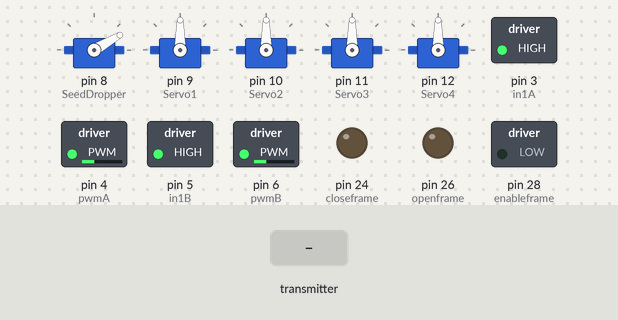
Bench run of a sketch on a simulated Arduino Mega 2560, built with avr-gcc and run on an emulated ATmega2560. Parts: 5 × servo, switched loads named in the sketch (green lamp = pin HIGH), output pins drawn as LEDs (lit = HIGH). The test bench sets the inputs (shaded band). What the sketch prints to the serial monitor is not drawn.

Above: at 1.2 s.
1.3 s: the transmitter starts sending readChannel.0 = 1000
At 2.2 s:
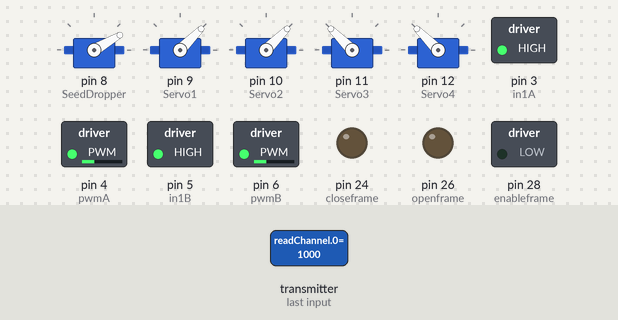
2.8 s: the transmitter starts sending readChannel.1 = 1000
At 4.0 s:
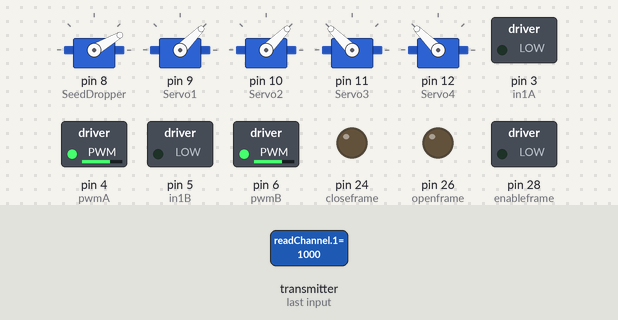
4.3 s: the transmitter starts sending readChannel.2 = 1000
At 4.9 s:
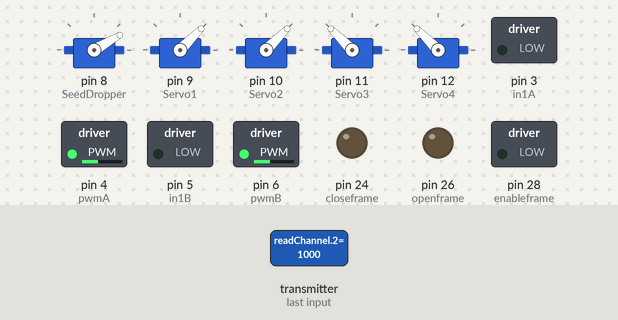
5.8 s: the transmitter starts sending readChannel.0 = 1500
At 6.7 s:
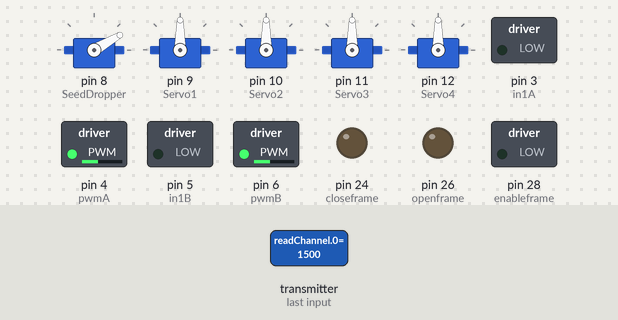
7.3 s: the transmitter starts sending readChannel.1 = 1250
At 8.5 s:
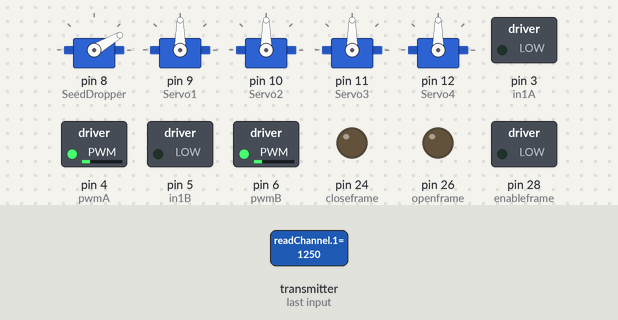
8.8 s: the transmitter starts sending readChannel.2 = 2000
At 9.3 s:
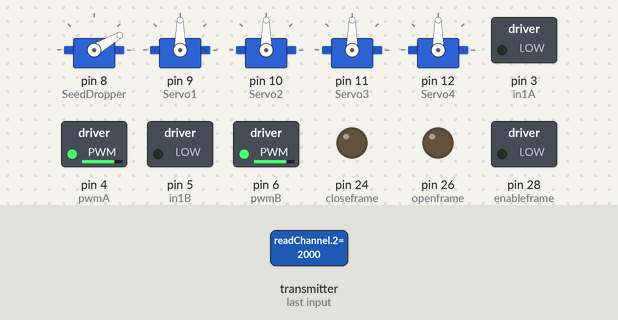
Timing chart, 0 to 11.3 s (numbered marks = the images above; inputs shaded):
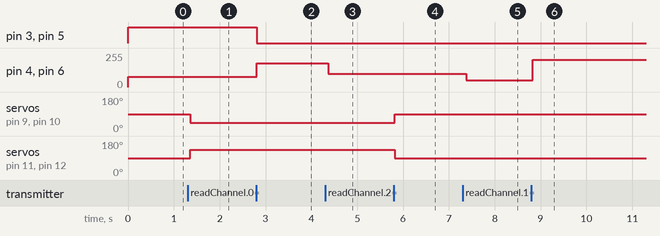

The sketch:

RC_Control.ino
```cpp
// Include iBus Library
#include <IBusBM.h>
#include <Servo.h>

// Create iBus Object
IBusBM ibus;

// Create Servo Object
Servo Servo1;
Servo Servo2;
Servo Servo3;
Servo Servo4;
Servo SeedDropper; // Servo to rotate and control the speed of seed dropping wheel

// defining pins for the weedicide spraying frame (for changing distance between nozzles and for opening/closing frame )
const int openframe = 26;
const int closeframe = 24;
const int enableframe = 28;

// Initial Channel Values
int rcCH1f = 0; // Left - Right rotation of front servo
int rcCH1b = 0; // Left - Right rotation of rear servo
int rcCH2 = 0; // Forward - Reverse
int rcCH3 = 0; // Acceleration
int rcCH4 = 0; // To Open/close the weedicide spraying frame
//int servoPin = 9;
// Motor A Control Connections

#define in1A 3
#define pwmA 4
#define in1B 5
#define pwmB 6
//#define in2A 4


// Motor Speed Values - Start at zero
int MotorSpeedA = 0;
int MotorSpeedB = 0;
int servoangle1 = 0;
int servoangle2 = 0;
// Motor Direction Values - 0 = backward, 1 = forward
int MotorDirA = 1;
int MotorDirB = 1;

// Control Motor A
void mControlA(int mspeed, int mdir) {

  // Determine direction
  if (mdir == 0) {
    // Motor backward
    digitalWrite(in1A, LOW);
  } else {
    // Motor forward
    digitalWrite(in1A, HIGH);
  }

  // Control motor
  analogWrite(pwmA, mspeed);

}
void mControlB(int mspeed, int mdir) {

  // Determine direction
  if (mdir == 0) {
    // Motor backward
    digitalWrite(in1B, LOW);
  } else {
    // Motor forward
    digitalWrite(in1B, HIGH);
  }

  // Control motor
  analogWrite(pwmB, mspeed);

}


// Read the number of a given channel and convert to the range provided.
// If the channel is off, return the default value
int readChannel(byte channelInput, int minLimit, int maxLimit, int defaultValue) {
  uint16_t ch = ibus.readChannel(channelInput);
  if (ch < 900) return defaultValue;
  return map(ch, 1000, 2000, minLimit, maxLimit);
}

void setup()

{

  // Start serial monitor for debugging
  Serial.begin(115200);

  // Attach iBus object to serial port
  ibus.begin(Serial1);

  // Set all the motor control & servo pins to outputs
  SeedDropper.attach(8);
  Servo1.attach(9);
  Servo2.attach(10);
  Servo3.attach(11);
  Servo4.attach(12);

  pinMode(pwmA, OUTPUT);
  pinMode(in1A, OUTPUT);
  pinMode(pwmB, OUTPUT);
  pinMode(in1B, OUTPUT);
  pinMode(openframe, OUTPUT);
  pinMode(closeframe, OUTPUT);
  pinMode(enableframe, OUTPUT);
}

void loop() {

  // Get RC channel values
  rcCH1f = readChannel(0, 0, 180, 90);
  rcCH1b = readChannel(0, 180, 0, 90);
  rcCH2 = readChannel(1, -100, 100, 0);
  rcCH3 = readChannel(2, 0, 155, 0);
  rcCH4 = readChannel(3, -100, 100, 0);

// Controlling the spraying frame with RC
  if(rcCH4<-50 && rcCH1f>100 && rcCH1f<115){
    digitalWrite(enableframe, HIGH);
    digitalWrite(closeframe, HIGH);
    digitalWrite(openframe, LOW);
    delay(100);
    }
   if(rcCH4>50 && rcCH1f>100 && rcCH1f<115){
    digitalWrite(enableframe, HIGH);
    digitalWrite(closeframe, LOW);
    digitalWrite(openframe, HIGH);
    delay(100);
    }
   digitalWrite(enableframe, LOW);
  // Print values to serial monitor for debugging
//  Serial.print("Ch1f = ");
//  Serial.print(rcCH1f);
//
//  Serial.print("Ch1b = ");
//  Serial.print(rcCH1b);
//
//  Serial.print(" Ch2 = ");
//  Serial.print(rcCH2);
//
//  Serial.print(" Ch3 = ");
//  Serial.print(rcCH3);


  // Set speeds with channel 3 value
  MotorSpeedA = rcCH3;
  MotorSpeedB = rcCH3;

    // Set forward/backward direction with channel 2 value
    if (rcCH2 >= 0) {
      //Forward
      MotorDirA = 1;
      MotorDirB = 1;
//      Serial.println("Forward");
    } else {
      //Backward
      MotorDirA = 0;
      MotorDirB = 0;
//      Serial.println("Backward");
    }

    // Add channel 2 speed
    MotorSpeedA = MotorSpeedA + abs(rcCH2);
    MotorSpeedB = MotorSpeedB + abs(rcCH2);

  // keep servos straight when the channel 1 stick is in the middle, if not then rotate to an angle
  if(rcCH1f>100 && rcCH1f<115){
    servoangle1 = 90;}
    else{
  servoangle1 = rcCH1f;
    }
  if(rcCH1b>65 && rcCH1b<75){
    servoangle2 = 90;}
    else{
  servoangle2 = rcCH1b;
    }
   // Ensure that angles are between 45 and 135
  servoangle1 = constrain(servoangle1, 45, 135);
  servoangle2 = constrain(servoangle2, 45, 135);
  // Ensure that speeds are between 0 and 255
  MotorSpeedA = constrain(MotorSpeedA, 0, 255);
  MotorSpeedB = constrain(MotorSpeedB, 0, 255);

  //Drive Motors and write servos
  SeedDropper.write(30);
  Servo1.write(servoangle1);
  Servo2.write(servoangle1);
  Servo3.write(servoangle2);
  Servo4.write(servoangle2);

  Serial.print("Servoangle1 = ");
  Serial.print(servoangle1);
  Serial.print(" Servoangle2 = ");
  Serial.print(servoangle2);
  mControlA(MotorSpeedA, MotorDirA);
  mControlB(MotorSpeedB, MotorDirB);

  // Print speed values to serial monitor for debugging
//  Serial.print("Motor A Speed = ");
//  Serial.print(MotorSpeedA);
//  Serial.print("Motor B Speed = ");
//  Serial.print(MotorSpeedB);

  // Slight delay
  delay(100);

}
```

Measured:
- after the input at 1.3 s, servo on pin 9 (Servo1), servo on pin 10 (Servo2): 90° → 45° after 0.06 s; servo on pin 11 (Servo3), servo on pin 12 (Servo4): 90° → 135° after 0.06 s
- after the input at 2.8 s, pin 3 (in1A), pin 5 (in1B): HIGH → LOW at once; pin 4 (pwmA), pin 6 (pwmB): 77/255 → 177/255 at once
- after the input at 4.3 s, pin 4 (pwmA), pin 6 (pwmB): 177/255 → 100/255 after 0.07 s
- after the input at 5.8 s, servo on pin 9 (Servo1), servo on pin 10 (Servo2): 45° → 90° at once; servo on pin 11 (Servo3), servo on pin 12 (Servo4): 135° → 90° at once
- after the input at 7.3 s, pin 4 (pwmA), pin 6 (pwmB): 100/255 → 50/255 after 0.08 s
- after the input at 8.8 s, pin 4 (pwmA), pin 6 (pwmB): 50/255 → 205/255 at once
